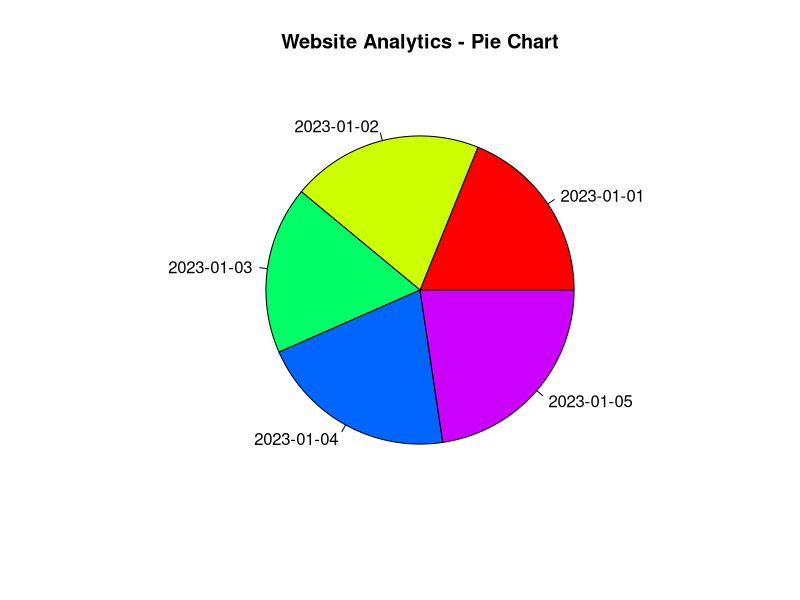
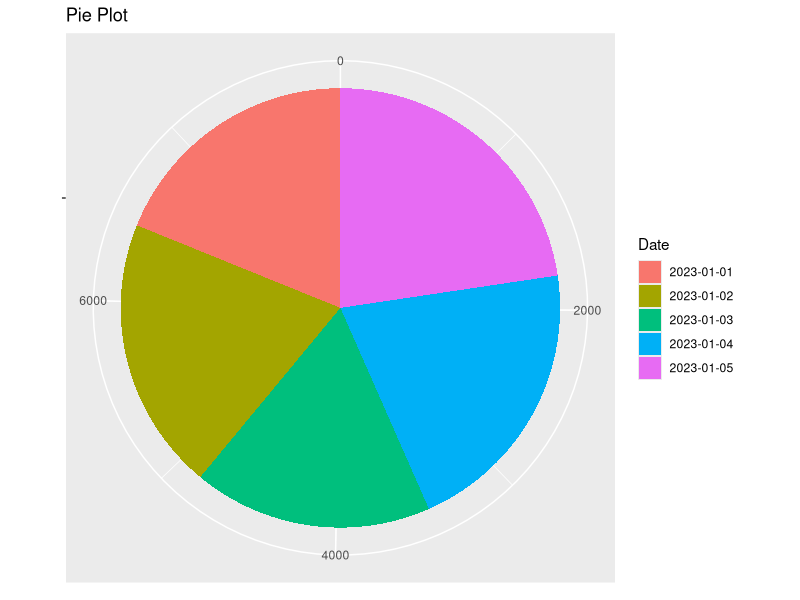

Reproduce these figures in R, in order.
# Provided data
data <- data.frame(
  Date = as.Date(c('2023-01-01', '2023-01-02', '2023-01-03', '2023-01-04', '2023-01-05')),
  Page_Views = c(1500, 1600, 1400, 1650, 1800),
  Click_through_Rate = c(2.3, 2.7, 2.0, 2.4, 2.6)
)

# Pie Chart
pie(data$Page_Views, labels = format(data$Date, "%Y-%m-%d"),
    main = "Website Analytics - Pie Chart", col = rainbow(length(data$Page_Views)))

#using gg plot
library(ggplot2)

# Given data
data <- data.frame(
  Date = c('2023-01-01', '2023-01-02', '2023-01-03', '2023-01-04', '2023-01-05'),
  Page_Views = c(1500, 1600, 1400, 1650, 1800),
  Click_through_Rate = c(2.3, 2.7, 2.0, 2.4, 2.6)
)

# Pie Plot
print(ggplot(data, aes(x = "", y = Page_Views, fill = Date)) +
        geom_bar(stat = 'identity', width = 1) +
        coord_polar(theta = "y") +
        labs(title = 'Pie Plot', x = NULL, y = NULL))

